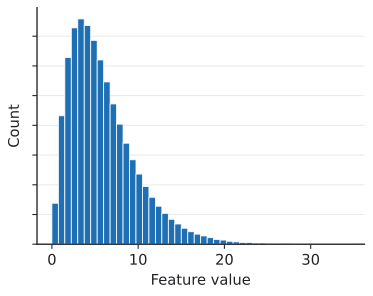

Reproduce this figure in Python.
"""A right-skewed distribution, not a clean power law (redrawn from Google's Clustering course)."""

import matplotlib.pyplot as plt
import numpy as np

from mlrecall.figstyle import BLUE, histogram_from_density, save

edges = np.arange(0, 35.1, 0.75)
fig, ax = plt.subplots(figsize=(4.4, 3.2))
histogram_from_density(ax, edges, lambda c: c**1.3 * np.exp(-c / 2.6), 4000, BLUE)
ax.set(xlabel="Feature value", ylabel="Count", yticklabels=[])
save(fig, __file__)
